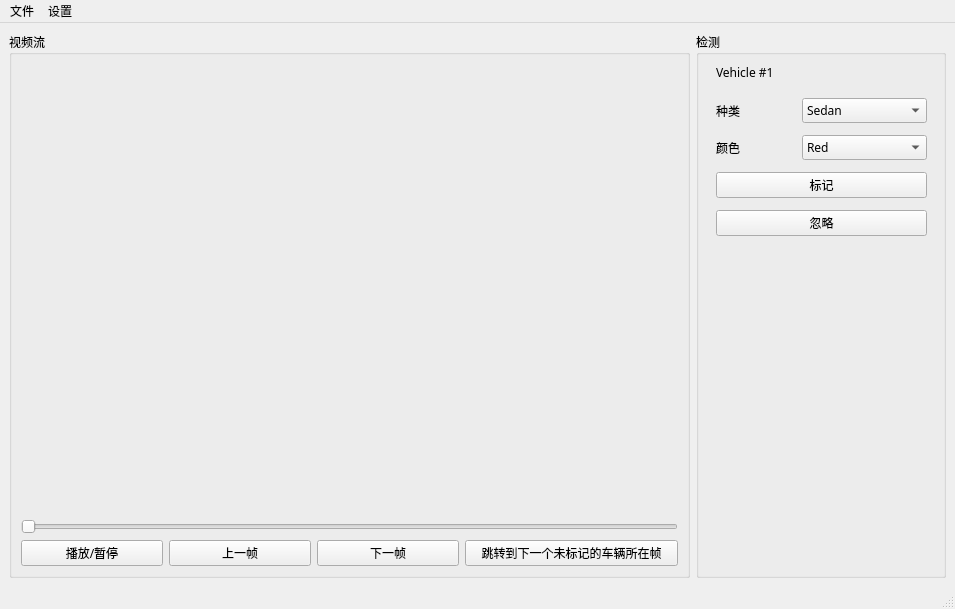
<?xml version="1.0" encoding="UTF-8"?>
<ui version="4.0">
 <class>MainWindow</class>
 <widget class="QMainWindow" name="MainWindow">
  <property name="geometry">
   <rect>
    <x>0</x>
    <y>0</y>
    <width>955</width>
    <height>609</height>
   </rect>
  </property>
  <property name="windowTitle">
   <string>Vehicle Detection Dataset Enhance</string>
  </property>
  <property name="toolTip">
   <string/>
  </property>
  <widget class="QWidget" name="centralwidget">
   <layout class="QGridLayout" name="gridLayout_3">
    <item row="0" column="0">
     <layout class="QGridLayout" name="gridLayout" rowstretch="0" columnstretch="0,0,0">
      <item row="0" column="0">
       <widget class="QGroupBox" name="groupBox_2">
        <property name="font">
         <font>
          <family>微软雅黑</family>
         </font>
        </property>
        <property name="title">
         <string>视频流</string>
        </property>
        <layout class="QGridLayout" name="gridLayout_2">
         <item row="0" column="0">
          <layout class="QVBoxLayout" name="verticalLayout" stretch="1,0,0">
           <item>
            <widget class="QLabel" name="videoLabel">
             <property name="text">
              <string/>
             </property>
            </widget>
           </item>
           <item>
            <widget class="QSlider" name="videoSlider">
             <property name="orientation">
              <enum>Qt::Horizontal</enum>
             </property>
            </widget>
           </item>
           <item>
            <layout class="QHBoxLayout" name="horizontalLayout" stretch="2,2,2,3">
             <property name="sizeConstraint">
              <enum>QLayout::SetDefaultConstraint</enum>
             </property>
             <item>
              <widget class="QPushButton" name="playButton">
               <property name="text">
                <string>播放/暂停</string>
               </property>
              </widget>
             </item>
             <item>
              <widget class="QPushButton" name="prevFrameButton">
               <property name="text">
                <string>上一帧</string>
               </property>
              </widget>
             </item>
             <item>
              <widget class="QPushButton" name="nextFrameButton">
               <property name="text">
                <string>下一帧</string>
               </property>
              </widget>
             </item>
             <item>
              <widget class="QPushButton" name="jumpFrameButton">
               <property name="text">
                <string>跳转到下一个未标记的车辆所在帧</string>
               </property>
              </widget>
             </item>
            </layout>
           </item>
          </layout>
         </item>
        </layout>
       </widget>
      </item>
      <item row="0" column="2">
       <widget class="QGroupBox" name="groupBox">
        <property name="minimumSize">
         <size>
          <width>250</width>
          <height>0</height>
         </size>
        </property>
        <property name="maximumSize">
         <size>
          <width>250</width>
          <height>16777215</height>
         </size>
        </property>
        <property name="font">
         <font>
          <family>微软雅黑</family>
         </font>
        </property>
        <property name="title">
         <string>检测</string>
        </property>
        <widget class="QLabel" name="identityLabel">
         <property name="geometry">
          <rect>
           <x>20</x>
           <y>30</y>
           <width>221</width>
           <height>21</height>
          </rect>
         </property>
         <property name="text">
          <string>Vehicle #1</string>
         </property>
        </widget>
        <widget class="QWidget" name="widget" native="true">
         <property name="geometry">
          <rect>
           <x>20</x>
           <y>60</y>
           <width>211</width>
           <height>151</height>
          </rect>
         </property>
         <layout class="QGridLayout" name="gridLayout_4" rowstretch="0,0,0,0">
          <item row="0" column="0">
           <layout class="QHBoxLayout" name="horizontalLayout_3">
            <item>
             <widget class="QLabel" name="label">
              <property name="text">
               <string>种类</string>
              </property>
             </widget>
            </item>
            <item>
             <widget class="QComboBox" name="typeComboBox">
              <property name="minimumSize">
               <size>
                <width>125</width>
                <height>0</height>
               </size>
              </property>
              <item>
               <property name="text">
                <string>Sedan</string>
               </property>
              </item>
              <item>
               <property name="text">
                <string>Hatchback</string>
               </property>
              </item>
              <item>
               <property name="text">
                <string>Suv</string>
               </property>
              </item>
              <item>
               <property name="text">
                <string>Taxi</string>
               </property>
              </item>
              <item>
               <property name="text">
                <string>Bus</string>
               </property>
              </item>
              <item>
               <property name="text">
                <string>Van</string>
               </property>
              </item>
              <item>
               <property name="text">
                <string>MiniVan</string>
               </property>
              </item>
              <item>
               <property name="text">
                <string>Truck-Box-Large</string>
               </property>
              </item>
              <item>
               <property name="text">
                <string>Truck-Box-Med</string>
               </property>
              </item>
              <item>
               <property name="text">
                <string>Truck-Util</string>
               </property>
              </item>
              <item>
               <property name="text">
                <string>Truck-Flatbed</string>
               </property>
              </item>
              <item>
               <property name="text">
                <string>Truck-Pickup</string>
               </property>
              </item>
              <item>
               <property name="text">
                <string>Police</string>
               </property>
              </item>
             </widget>
            </item>
           </layout>
          </item>
          <item row="2" column="0">
           <widget class="QPushButton" name="markButton">
            <property name="text">
             <string>标记</string>
            </property>
           </widget>
          </item>
          <item row="3" column="0">
           <widget class="QPushButton" name="ignoreButton">
            <property name="text">
             <string>忽略</string>
            </property>
           </widget>
          </item>
          <item row="1" column="0">
           <layout class="QHBoxLayout" name="horizontalLayout_2">
            <item>
             <widget class="QLabel" name="label_2">
              <property name="text">
               <string>颜色</string>
              </property>
             </widget>
            </item>
            <item>
             <widget class="QComboBox" name="colorComboBox">
              <property name="minimumSize">
               <size>
                <width>125</width>
                <height>0</height>
               </size>
              </property>
              <item>
               <property name="text">
                <string>Red</string>
               </property>
              </item>
              <item>
               <property name="text">
                <string>Orange</string>
               </property>
              </item>
              <item>
               <property name="text">
                <string>Yellow</string>
               </property>
              </item>
              <item>
               <property name="text">
                <string>Green</string>
               </property>
              </item>
              <item>
               <property name="text">
                <string>Blue</string>
               </property>
              </item>
              <item>
               <property name="text">
                <string>Beige</string>
               </property>
              </item>
              <item>
               <property name="text">
                <string>Brown</string>
               </property>
              </item>
              <item>
               <property name="text">
                <string>White</string>
               </property>
              </item>
              <item>
               <property name="text">
                <string>Silver</string>
               </property>
              </item>
              <item>
               <property name="text">
                <string>Gray</string>
               </property>
              </item>
              <item>
               <property name="text">
                <string>Black</string>
               </property>
              </item>
              <item>
               <property name="text">
                <string>Multi</string>
               </property>
              </item>
             </widget>
            </item>
           </layout>
          </item>
         </layout>
        </widget>
       </widget>
      </item>
     </layout>
    </item>
   </layout>
  </widget>
  <widget class="QStatusBar" name="statusbar"/>
  <widget class="QMenuBar" name="menuBar">
   <property name="geometry">
    <rect>
     <x>0</x>
     <y>0</y>
     <width>955</width>
     <height>23</height>
    </rect>
   </property>
   <widget class="QMenu" name="fileMenu">
    <property name="title">
     <string>文件</string>
    </property>
    <addaction name="createProjectButton"/>
    <addaction name="loadProjectButton"/>
    <addaction name="saveProjectButton"/>
    <addaction name="separator"/>
    <addaction name="exportData"/>
   </widget>
   <widget class="QMenu" name="settingMenu">
    <property name="title">
     <string>设置</string>
    </property>
   </widget>
   <addaction name="fileMenu"/>
   <addaction name="settingMenu"/>
  </widget>
  <action name="createProjectButton">
   <property name="text">
    <string>从视频创建新项目</string>
   </property>
  </action>
  <action name="loadProjectButton">
   <property name="text">
    <string>打开现有项目</string>
   </property>
  </action>
  <action name="exportData">
   <property name="text">
    <string>导出数据</string>
   </property>
  </action>
  <action name="saveProjectButton">
   <property name="text">
    <string>保存当前项目</string>
   </property>
  </action>
 </widget>
 <resources/>
 <connections/>
</ui>
